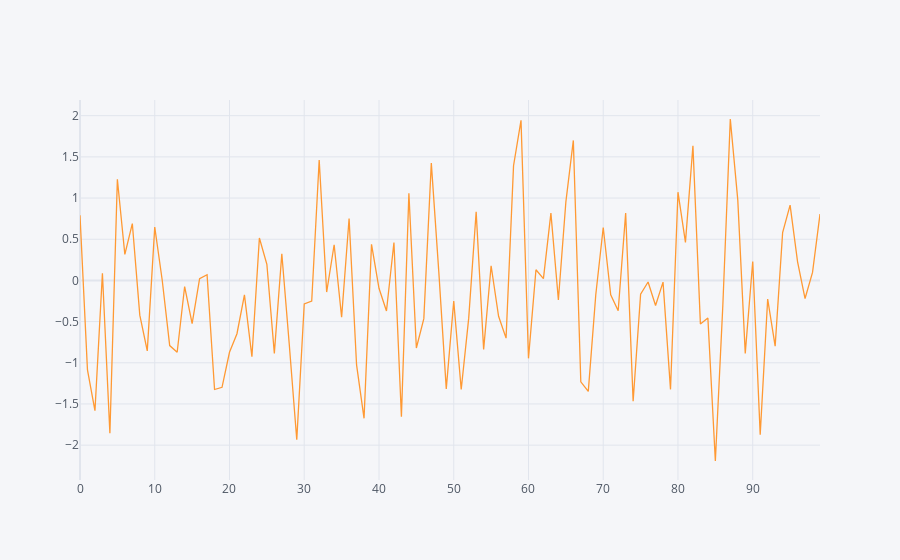

The notebook cell this image was saved under:
### Markdown cell above
> pip install plotly

### Code cell
df[["A"]].iplot()

### Figure 1 — Plotly figure (JSON) as saved in the notebook; plotly's stock layout.template omitted (floating-point values rounded to 4 significant figures)
{"data": [{"line": {"color": "rgba(255, 153, 51, 1.0)", "dash": "solid", "shape": "linear", "width": 1.3}, "mode": "lines", "name": "A", "text": "", "type": "scatter", "x": [0, 1, 2, 3, 4, 5, 6, 7, 8, 9, 10, 11, 12, 13, 14, 15, 16, 17, 18, 19, 20, 21, 22, 23, 24, 25, 26, 27, 28, 29, 30, 31, 32, 33, 34, 35, 36, 37, 38, 39, 40, 41, 42, 43, 44, 45, 46, 47, 48, 49, 50, 51, 52, 53, 54, 55, 56, 57, 58, 59, 60, 61, 62, 63, 64, 65, 66, 67, 68, 69, 70, 71, 72, 73, 74, 75, 76, 77, 78, 79, 80, 81, 82, 83, 84, 85, 86, 87, 88, 89, 90, 91, 92, 93, 94, 95, 96, 97, 98, 99], "y": [0.7914, -1.088, -1.582, 0.0876, -1.856, 1.228, 0.3153, 0.6903, -0.4216, -0.8556, 0.6472, 0.001979, -0.7915, -0.8723, -0.07454, -0.524, 0.02063, 0.06883, -1.325, -1.298, -0.8724, -0.6471, -0.1753, -0.9264, 0.5154, 0.1956, -0.8855, 0.3242, -0.7817, -1.934, -0.2852, -0.2501, 1.462, -0.1412, 0.4332, -0.4476, 0.7512, -1.026, -1.675, 0.4382, -0.0955, -0.3707, 0.4604, -1.654, 1.058, -0.821, -0.464, 1.425, 0.107, -1.317, -0.2513, -1.325, -0.4615, 0.8333, -0.8372, 0.1783, -0.4353, -0.701, 1.393, 1.944, -0.9462, 0.1294, 0.02177, 0.8167, -0.2375, 0.9517, 1.7, -1.231, -1.347, -0.1773, 0.6426, -0.1744, -0.3678, 0.817, -1.467, -0.1665, -0.01935, -0.304, -0.02083, -1.323, 1.071, 0.4622, 1.636, -0.5285, -0.4565, -2.193, -0.3057, 1.96, 0.9782, -0.886, 0.2306, -1.873, -0.2264, -0.7979, 0.5813, 0.9146, 0.226, -0.2199, 0.09742, 0.8059]}], "layout": {"legend": {"bgcolor": "#F5F6F9", "font": {"color": "#4D5663"}}, "paper_bgcolor": "#F5F6F9", "plot_bgcolor": "#F5F6F9", "title": {"font": {"color": "#4D5663"}}, "xaxis": {"gridcolor": "#E1E5ED", "showgrid": true, "tickfont": {"color": "#4D5663"}, "title": {"font": {"color": "#4D5663"}, "text": ""}, "zerolinecolor": "#E1E5ED"}, "yaxis": {"gridcolor": "#E1E5ED", "showgrid": true, "tickfont": {"color": "#4D5663"}, "title": {"font": {"color": "#4D5663"}, "text": ""}, "zerolinecolor": "#E1E5ED"}}}
